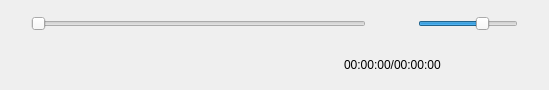
         <widget class="QUDFloatWidget" name="widgetBottom" native="true">
          <property name="maximumSize">
           <size>
            <width>16777215</width>
            <height>90</height>
           </size>
          </property>
          <property name="mouseTracking">
           <bool>false</bool>
          </property>
          <layout class="QVBoxLayout" name="verticalLayout">
           <property name="leftMargin">
            <number>11</number>
           </property>
           <property name="topMargin">
            <number>0</number>
           </property>
           <property name="rightMargin">
            <number>11</number>
           </property>
           <property name="bottomMargin">
            <number>0</number>
           </property>
           <item>
            <layout class="QHBoxLayout" name="horizontalLayout_2">
             <property name="leftMargin">
              <number>20</number>
             </property>
             <property name="rightMargin">
              <number>20</number>
             </property>
             <item>
              <widget class="QSlider" name="sliderProgress">
               <property name="sizePolicy">
                <sizepolicy hsizetype="Expanding" vsizetype="Fixed">
                 <horstretch>0</horstretch>
                 <verstretch>0</verstretch>
                </sizepolicy>
               </property>
               <property name="maximumSize">
                <size>
                 <width>16777215</width>
                 <height>16777215</height>
                </size>
               </property>
               <property name="mouseTracking">
                <bool>false</bool>
               </property>
               <property name="statusTip">
                <string>时间轴</string>
               </property>
               <property name="tracking">
                <bool>false</bool>
               </property>
               <property name="orientation">
                <enum>Qt::Horizontal</enum>
               </property>
              </widget>
             </item>
             <item>
              <widget class="QPushButton" name="btnVolumn">
               <property name="focusPolicy">
                <enum>Qt::NoFocus</enum>
               </property>
               <property name="toolTip">
                <string>音量</string>
               </property>
               <property name="text">
                <string/>
               </property>
               <property name="icon">
                <iconset resource="icons.qrc">
                 <normaloff>:/icons/light/icons/light/icon_volume.png</normaloff>:/icons/light/icons/light/icon_volume.png</iconset>
               </property>
               <property name="flat">
                <bool>true</bool>
               </property>
              </widget>
             </item>
             <item>
              <widget class="QSlider" name="sliderVolumn">
               <property name="maximumSize">
                <size>
                 <width>100</width>
                 <height>16777215</height>
                </size>
               </property>
               <property name="maximum">
                <number>150</number>
               </property>
               <property name="value">
                <number>100</number>
               </property>
               <property name="orientation">
                <enum>Qt::Horizontal</enum>
               </property>
              </widget>
             </item>
            </layout>
           </item>
           <item>
            <layout class="QHBoxLayout" name="horizontalLayout_3">
             <property name="leftMargin">
              <number>11</number>
             </property>
             <property name="rightMargin">
              <number>11</number>
             </property>
             <item>
              <widget class="QPushButton" name="btnPlay">
               <property name="mouseTracking">
                <bool>false</bool>
               </property>
               <property name="focusPolicy">
                <enum>Qt::NoFocus</enum>
               </property>
               <property name="toolTip">
                <string>播放</string>
               </property>
               <property name="autoFillBackground">
                <bool>false</bool>
               </property>
               <property name="text">
                <string/>
               </property>
               <property name="icon">
                <iconset resource="icons.qrc">
                 <normaloff>:/icons/light/icons/light/icon_play.png</normaloff>:/icons/light/icons/light/icon_play.png</iconset>
               </property>
               <property name="checkable">
                <bool>false</bool>
               </property>
               <property name="checked">
                <bool>false</bool>
               </property>
               <property name="autoDefault">
                <bool>false</bool>
               </property>
               <property name="default">
                <bool>false</bool>
               </property>
               <property name="flat">
                <bool>true</bool>
               </property>
              </widget>
             </item>
             <item>
              <widget class="QPushButton" name="btnStop">
               <property name="focusPolicy">
                <enum>Qt::NoFocus</enum>
               </property>
               <property name="toolTip">
                <string>停止播放</string>
               </property>
               <property name="text">
                <string/>
               </property>
               <property name="icon">
                <iconset resource="icons.qrc">
                 <normaloff>:/icons/light/icons/light/icon_stop.png</normaloff>:/icons/light/icons/light/icon_stop.png</iconset>
               </property>
               <property name="flat">
                <bool>true</bool>
               </property>
              </widget>
             </item>
             <item>
              <widget class="QPushButton" name="btnSkipBack">
               <property name="focusPolicy">
                <enum>Qt::NoFocus</enum>
               </property>
               <property name="toolTip">
                <string>前一个视频</string>
               </property>
               <property name="text">
                <string/>
               </property>
               <property name="icon">
                <iconset resource="icons.qrc">
                 <normaloff>:/icons/light/icons/light/icon_skipback.png</normaloff>:/icons/light/icons/light/icon_skipback.png</iconset>
               </property>
               <property name="flat">
                <bool>true</bool>
               </property>
              </widget>
             </item>
             <item>
              <widget class="QPushButton" name="btnRewind10">
               <property name="focusPolicy">
                <enum>Qt::NoFocus</enum>
               </property>
               <property name="toolTip">
                <string>快退10s</string>
               </property>
               <property name="text">
                <string/>
               </property>
               <property name="icon">
                <iconset resource="icons.qrc">
                 <normaloff>:/icons/light/icons/light/icon_rewind10.png</normaloff>:/icons/light/icons/light/icon_rewind10.png</iconset>
               </property>
               <property name="flat">
                <bool>true</bool>
               </property>
              </widget>
             </item>
             <item>
              <widget class="QPushButton" name="btnForward10">
               <property name="focusPolicy">
                <enum>Qt::NoFocus</enum>
               </property>
               <property name="toolTip">
                <string>快进10s</string>
               </property>
               <property name="text">
                <string/>
               </property>
               <property name="icon">
                <iconset resource="icons.qrc">
                 <normaloff>:/icons/light/icons/light/icon_forward10.png</normaloff>:/icons/light/icons/light/icon_forward10.png</iconset>
               </property>
               <property name="flat">
                <bool>true</bool>
               </property>
              </widget>
             </item>
             <item>
              <widget class="QPushButton" name="btnSkipForward">
               <property name="focusPolicy">
                <enum>Qt::NoFocus</enum>
               </property>
               <property name="toolTip">
                <string>下一个视频</string>
               </property>
               <property name="text">
                <string/>
               </property>
               <property name="icon">
                <iconset resource="icons.qrc">
                 <normaloff>:/icons/light/icons/light/icon_skipforward.png</normaloff>:/icons/light/icons/light/icon_skipforward.png</iconset>
               </property>
               <property name="flat">
                <bool>true</bool>
               </property>
              </widget>
             </item>
             <item>
              <widget class="QPushButton" name="btnOpen">
               <property name="focusPolicy">
                <enum>Qt::NoFocus</enum>
               </property>
               <property name="toolTip">
                <string>打开视频文件</string>
               </property>
               <property name="text">
                <string/>
               </property>
               <property name="icon">
                <iconset resource="icons.qrc">
                 <normaloff>:/icons/light/icons/light/icon_open.png</normaloff>:/icons/light/icons/light/icon_open.png</iconset>
               </property>
               <property name="flat">
                <bool>true</bool>
               </property>
              </widget>
             </item>
             <item>
              <widget class="QLabel" name="labDuration">
               <property name="whatsThis">
                <string>时间进度</string>
               </property>
               <property name="text">
                <string>00:00:00/00:00:00</string>
               </property>
              </widget>
             </item>
             <item>
              <spacer name="horizontalSpacer_2">
               <property name="orientation">
                <enum>Qt::Horizontal</enum>
               </property>
               <property name="sizeHint" stdset="0">
                <size>
                 <width>40</width>
                 <height>20</height>
                </size>
               </property>
              </spacer>
             </item>
             <item>
              <widget class="QPushButton" name="btnList">
               <property name="focusPolicy">
                <enum>Qt::NoFocus</enum>
               </property>
               <property name="toolTip">
                <string>播放列表</string>
               </property>
               <property name="text">
                <string/>
               </property>
               <property name="icon">
                <iconset resource="icons.qrc">
                 <normaloff>:/icons/light/icons/light/icon_list.png</normaloff>:/icons/light/icons/light/icon_list.png</iconset>
               </property>
               <property name="flat">
                <bool>true</bool>
               </property>
              </widget>
             </item>
            </layout>
           </item>
          </layout>
         </widget>
